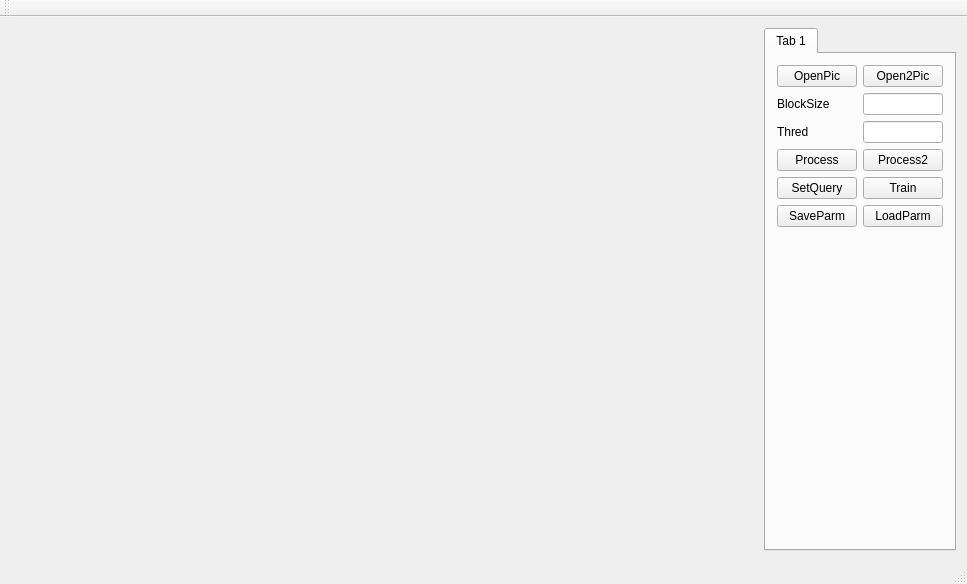
<?xml version="1.0" encoding="UTF-8"?>
<ui version="4.0">
 <class>MainWindow</class>
 <widget class="QMainWindow" name="MainWindow">
  <property name="geometry">
   <rect>
    <x>0</x>
    <y>0</y>
    <width>967</width>
    <height>584</height>
   </rect>
  </property>
  <property name="windowTitle">
   <string>MainWindow</string>
  </property>
  <widget class="QWidget" name="centralWidget">
   <layout class="QGridLayout" name="gridLayout" columnstretch="8,2">
    <item row="0" column="0">
     <widget class="DisplayWindow" name="displayWND" native="true">
      <property name="cursor">
       <cursorShape>CrossCursor</cursorShape>
      </property>
     </widget>
    </item>
    <item row="0" column="1">
     <widget class="QTabWidget" name="tabWidget">
      <property name="currentIndex">
       <number>0</number>
      </property>
      <widget class="QWidget" name="tab">
       <attribute name="title">
        <string>Tab 1</string>
       </attribute>
       <layout class="QGridLayout" name="gridLayout_2">
        <item row="0" column="0">
         <layout class="QFormLayout" name="formLayout">
          <item row="0" column="0">
           <widget class="QPushButton" name="pushButton">
            <property name="text">
             <string>OpenPic</string>
            </property>
           </widget>
          </item>
          <item row="1" column="0">
           <widget class="QLabel" name="blockSizeLabel">
            <property name="text">
             <string>BlockSize</string>
            </property>
           </widget>
          </item>
          <item row="1" column="1">
           <widget class="QLineEdit" name="blockSizeLineEdit"/>
          </item>
          <item row="2" column="0">
           <widget class="QLabel" name="thredLabel">
            <property name="text">
             <string>Thred</string>
            </property>
           </widget>
          </item>
          <item row="2" column="1">
           <widget class="QLineEdit" name="thredLineEdit"/>
          </item>
          <item row="3" column="0">
           <widget class="QPushButton" name="processBTN">
            <property name="text">
             <string>Process</string>
            </property>
           </widget>
          </item>
          <item row="4" column="0">
           <widget class="QPushButton" name="setQueryTemplate">
            <property name="text">
             <string>SetQuery</string>
            </property>
           </widget>
          </item>
          <item row="4" column="1">
           <widget class="QPushButton" name="trainData">
            <property name="text">
             <string>Train</string>
            </property>
           </widget>
          </item>
          <item row="5" column="0">
           <widget class="QPushButton" name="storeParameter">
            <property name="text">
             <string>SaveParm</string>
            </property>
           </widget>
          </item>
          <item row="5" column="1">
           <widget class="QPushButton" name="loadParameter">
            <property name="text">
             <string>LoadParm</string>
            </property>
           </widget>
          </item>
          <item row="0" column="1">
           <widget class="QPushButton" name="pushButton_2">
            <property name="text">
             <string>Open2Pic</string>
            </property>
           </widget>
          </item>
          <item row="3" column="1">
           <widget class="QPushButton" name="process2Picture">
            <property name="text">
             <string>Process2</string>
            </property>
           </widget>
          </item>
         </layout>
        </item>
       </layout>
      </widget>
     </widget>
    </item>
   </layout>
  </widget>
  <widget class="QMenuBar" name="menuBar">
   <property name="geometry">
    <rect>
     <x>0</x>
     <y>0</y>
     <width>967</width>
     <height>22</height>
    </rect>
   </property>
  </widget>
  <widget class="QToolBar" name="mainToolBar">
   <attribute name="toolBarArea">
    <enum>TopToolBarArea</enum>
   </attribute>
   <attribute name="toolBarBreak">
    <bool>false</bool>
   </attribute>
  </widget>
  <widget class="QStatusBar" name="statusBar"/>
 </widget>
 <layoutdefault spacing="6" margin="11"/>
 <customwidgets>
  <customwidget>
   <class>DisplayWindow</class>
   <extends>QWidget</extends>
   <header>displaywindow.h</header>
   <container>1</container>
  </customwidget>
 </customwidgets>
 <resources/>
 <connections/>
</ui>
